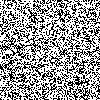
Frame 1 (no input)
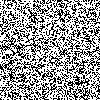
Frame 60 (the mouse pressed at the canvas centre just before this capture)
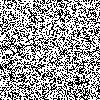
Frame 120 (the mouse held since frame 60 and released just before this capture)

The Processing sketch that drew these frames (run headless with seeded random() and noise(); from frame 60 on, the mouse is pressed at the canvas centre):

// Processing sketch: _05
// ── _05.pde
int[][] angles = { { 0, 1 }, { 1, 1 }, { 1, 0 }, { 1,-1 },
                   { 0,-1 }, {-1,-1 }, {-1, 0 }, {-1, 1 } };
int numAngles = angles.length;
int x, y, nx, ny;
int dir = 0;
color black = color(0);
color white = color(255);

void setup() {
  size(100, 100);
  background(255);
  x = width / 2;
  nx = x;
  y = height / 2;
  ny = y;
  float woodDensity = width * height * 0.5;
  for (int i = 0; i < woodDensity; i++) {
    int rx = int(random(width));
    int ry = int(random(height));
    set(rx, ry, black);
  }
}

void draw() {
  int rand = int(abs(random(-1, 2)));
  dir = (dir + rand + numAngles) % numAngles;
  nx = (nx + angles[dir][0] + width) % width;
  ny = (ny + angles[dir][1] + height) % height;
  if ((get(x, y) == black) && (get(nx, ny) == white)) {
// Move the chip one space
    set(x, y, white);
    set(nx, ny, black);
    x = nx;
    y = ny;
  }
  else if ((get(x, y) == black) && (get(nx, ny) == black)) {
// Move in the opposite direction
    dir = (dir + (numAngles / 2)) % numAngles;
    x = (x + angles[dir][0] + width) % width;
    y = (y + angles[dir][1] + height) % height;
  }
  else {
// Not carrying
    x = nx;
    y = ny;
  }
  nx = x; // Save the current position
  ny = y;
}
